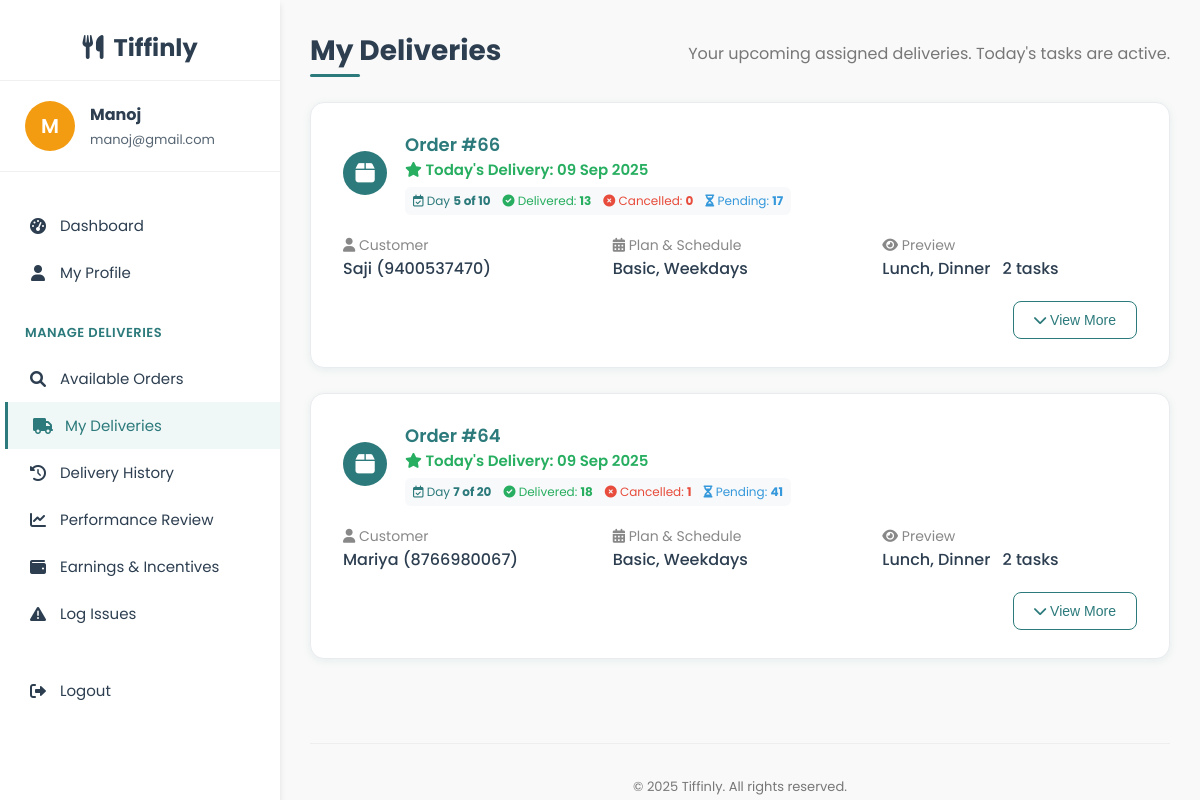
The page /delivery/my_deliveries.php (signed in) on the database its author committed.
### tables this page shows
CREATE TABLE `users` (
  `user_id` int(11) NOT NULL,
  `name` varchar(100) NOT NULL,
  `email` varchar(100) NOT NULL,
  `password` varchar(255) NOT NULL,
  `phone` varchar(15) DEFAULT NULL,
  `role` enum('user','admin','delivery') DEFAULT 'user',
  `created_at` timestamp NOT NULL DEFAULT current_timestamp(),
  `security_question` varchar(255) NOT NULL,
  `security_answer` varchar(255) NOT NULL
);

CREATE TABLE `delivery_assignments` (
  `assignment_id` int(11) NOT NULL,
  `subscription_id` int(11) NOT NULL,
  `delivery_date` date NOT NULL,
  `partner_id` int(11) NOT NULL,
  `assigned_at` timestamp NOT NULL DEFAULT current_timestamp(),
  `status` enum('pending','out_for_delivery','delivered','cancelled') NOT NULL DEFAULT 'pending',
  `meal_type` varchar(20) NOT NULL,
  `meal_id` int(11) DEFAULT NULL,
  `payment_id` int(11) DEFAULT NULL,
  `payment_status` enum('unpaid','paid') NOT NULL DEFAULT 'unpaid'
);

CREATE TABLE `subscriptions` (
  `subscription_id` int(11) NOT NULL,
  `user_id` int(11) DEFAULT NULL,
  `plan_id` int(11) DEFAULT NULL,
  `dietary_preference` varchar(20) DEFAULT NULL,
  `start_date` date NOT NULL,
  `end_date` date NOT NULL,
  `schedule` enum('Weekdays','Extended','Full Week') NOT NULL,
  `delivery_time` time NOT NULL,
  `total_price` decimal(10,2) NOT NULL,
  `payment_status` enum('paid','unpaid','failed') DEFAULT 'unpaid',
  `status` enum('active','cancelled','pending') DEFAULT 'pending',
  `created_at` timestamp NOT NULL DEFAULT current_timestamp()
);

CREATE TABLE `meal_plans` (
  `plan_id` int(11) NOT NULL,
  `plan_name` varchar(50) NOT NULL,
  `description` text DEFAULT NULL,
  `plan_type` enum('basic','premium') NOT NULL,
  `is_active` tinyint(1) DEFAULT 1,
  `base_price` decimal(8,2) NOT NULL
);

### delivery/my_deliveries.php (the view, shortened to what this page needs)
<?php
$db = new mysqli('localhost', 'root', '', 'tiffinly');
$user_id = $_SESSION['user_id'];
$user_query = $db->prepare("SELECT name, email FROM users WHERE user_id = ?");
$user_query->bind_param("i", $user_id);
$user_query->execute();
$user_result = $user_query->get_result();
$user = $user_result->fetch_assoc();
function normalize_schedule($schedule) {
    $s = strtolower(trim((string)$schedule));
    $map = [
        'daily' => 'daily', 'everyday' => 'daily', 'all' => 'daily', 'all days' => 'daily', 'fullweek' => 'daily', 'full week' => 'daily', 'extended' => 'daily',
        'weekday' => 'weekdays', 'weekdays' => 'weekdays', 'mon-fri' => 'weekdays', 'mon to fri' => 'weekdays',
        'weekend' => 'weekends', 'weekends' => 'weekends', 'sat-sun' => 'weekends', 'sat & sun' => 'weekends'
    ];
    return $map[$s] ?? 'daily';
}
function count_total_delivery_days($start_date, $end_date, $schedule) {
    try {
        $start = new DateTime($start_date);
        $end = new DateTime($end_date);
    } catch (Exception $e) {
        return 0;
    }
    $norm = normalize_schedule($schedule);
    $count = 0;
    $cursor = clone $start;
    while ($cursor <= $end) {
        $dow = (int)$cursor->format('N');
        $ok = ($norm === 'daily') || ($norm === 'weekdays' && $dow >= 1 && $dow <= 5) || ($norm === 'weekends' && $dow >= 6);
        if ($ok) $count++;
        $cursor->modify('+1 day');
    }
    return $count;
}
function count_eligible_days_until($start_date, $end_date, $schedule, $reference = null) {
    try {
        $start = new DateTime($start_date);
        $end = new DateTime($end_date);
        $ref = $reference ? new DateTime($reference) : new DateTime('today');
    } catch (Exception $e) {
        return 0;
    }
    $norm = normalize_schedule($schedule);
    $count = 0;
    $cursor = clone $start;
    while ($cursor <= $ref) {
        $dow = (int)$cursor->format('N');
        $ok = ($norm === 'daily') || ($norm === 'weekdays' && $dow >= 1 && $dow <= 5) || ($norm === 'weekends' && $dow >= 6);
        if ($ok) $count++;
        $cursor->modify('+1 day');
    }
    return $count;
}
$today = date('Y-m-d');
$sql = "
    SELECT DISTINCT
        da.assignment_id,
        s.subscription_id, s.start_date, s.end_date, s.schedule, s.plan_id, s.dietary_preference,
        u.name as user_name, u.phone, u.user_id,
        mp.plan_name,
        da.meal_type,
        da.delivery_date,
        da.status as delivery_status,
        dp.time_slot,
        a.line1, a.line2, a.city, a.state, a.pincode, a.landmark, a.address_type,
        COALESCE(sm.meal_name, m.meal_name) as meal_name
    FROM delivery_assignments da
    JOIN subscriptions s ON da.subscription_id = s.subscription_id
    JOIN users u ON s.user_id = u.user_id
    JOIN meal_plans mp ON s.plan_id = mp.plan_id
    LEFT JOIN meals m ON da.meal_id = m.meal_id
    LEFT JOIN subscription_meals sm ON da.subscription_id = sm.subscription_id AND UPPER(DAYNAME(da.delivery_date)) = sm.day_of_week AND da.meal_type = sm.meal_type
    LEFT JOIN delivery_preferences dp ON s.user_id = dp.user_id AND LOWER(da.meal_type) = LOWER(dp.meal_type)
    LEFT JOIN addresses a ON dp.address_id = a.address_id
    WHERE da.partner_id = {$user_id}
      AND da.delivery_date >= '{$today}'
      AND da.status IN ('pending','out_for_delivery')
      AND UPPER(TRIM(s.status)) IN ('ACTIVE','ACTIVATED')
      AND UPPER(TRIM(s.payment_status)) IN ('PAID','COMPLETED','SUCCESS')
";
$sql .= "
    ORDER BY da.assignment_id DESC, FIELD(da.meal_type, 'Breakfast', 'Lunch', 'Dinner')
";
$deliveries_query = $db->query($sql);
$grouped_deliveries = [];
if ($deliveries_query) {
    while ($row = $deliveries_query->fetch_assoc()) {
        $sid = $row['subscription_id'];
        if (!isset($grouped_deliveries[$sid])) {
            $grouped_deliveries[$sid] = [
                'details' => $row,
                'meals' => []
            ];
        }
        $grouped_deliveries[$sid]['meals'][] = $row;
    }
}
$subscription_ids = array_keys($grouped_deliveries);
$delivery_counts = [];
if (!empty($subscription_ids)) {
    $ids_string = implode(',', $subscription_ids);
    $count_query = $db->query("
        SELECT
            subscription_id,
            SUM(CASE WHEN status IN ('delivered', 'completed') THEN 1 ELSE 0 END) as delivered_count,
            SUM(CASE WHEN status = 'cancelled' THEN 1 ELSE 0 END) as cancelled_count
        FROM delivery_assignments
        WHERE subscription_id IN ($ids_string)
        GROUP BY subscription_id
    ");
    if ($count_query) {
        while ($row = $count_query->fetch_assoc()) {
            $delivery_counts[$row['subscription_id']] = [
                'delivered' => (int)$row['delivered_count'],
                'cancelled' => (int)$row['cancelled_count']
            ];
        }
    }
}
$deliveries_to_display = [];
foreach ($grouped_deliveries as $sub_id => $data) {
    $next_delivery_date_for_sub = null;
    foreach ($data['meals'] as $meal) {
        $delivery_date = $meal['delivery_date'];
        if ($next_delivery_date_for_sub === null || $delivery_date < $next_delivery_date_for_sub) {
            $next_delivery_date_for_sub = $delivery_date;
        }
    }
    if ($next_delivery_date_for_sub !== null) {
        $filtered_meals = array_filter($data['meals'], function($meal) use ($next_delivery_date_for_sub) {
            return $meal['delivery_date'] === $next_delivery_date_for_sub;
        });
        if (!empty($filtered_meals)) {
            $display_data = $data;
            $display_data['meals'] = array_values($filtered_meals);
            $display_data['display_date'] = $next_delivery_date_for_sub;
            $deliveries_to_display[$sub_id] = $display_data;
        }
    }
}
?>
<!DOCTYPE html>
<html lang="en">
<head>
    <link rel="stylesheet" href="https://cdnjs.cloudflare.com/ajax/libs/font-awesome/6.0.0-beta3/css/all.min.css">
    <link rel="stylesheet" href="../user/user_css/profile_style.css">
</head>
<body>
<div class="dashboard-container">
    <div class="sidebar">
        <div class="sidebar-header"><i class="fas fa-utensils"></i>&nbsp Tiffinly</div>
        <div class="admin-profile">
            <div class="admin-avatar"><?php echo strtoupper(substr($user['name'], 0, 1)); ?></div>
            <div class="admin-info">
                <h4><?php echo htmlspecialchars($user['name']); ?></h4>
                <p><?php echo htmlspecialchars($user['email']); ?></p>
            </div>
        </div>
        <div class="sidebar-menu">
            <a href="partner_dashboard.php" class="menu-item"><i class="fas fa-tachometer-alt"></i> Dashboard</a>
            <a href="partner_profile.php" class="menu-item"><i class="fas fa-user"></i> My Profile</a>
            <div class="menu-category">Manage Deliveries</div>
            <a href="available_orders.php" class="menu-item"><i class="fas fa-search"></i> Available Orders</a>
            <a href="my_deliveries.php" class="menu-item active"><i class="fas fa-truck"></i> My Deliveries</a>
            <a href="delivery_history.php" class="menu-item"><i class="fas fa-history"></i> Delivery History</a>
            <a href="performance_review.php" class="menu-item"><i class="fas fa-chart-line"></i> Performance Review</a>
            <a href="earnings.php" class="menu-item"><i class="fas fa-wallet"></i> Earnings & Incentives</a>
            <a href="log_issues.php" class="menu-item"><i class="fas fa-exclamation-triangle"></i> Log Issues</a>
            <div style="margin-top: 30px;"><a href="../logout.php" class="menu-item"><i class="fas fa-sign-out-alt"></i> Logout</a></div>
        </div>
    </div>
    <div class="main-content">
        <div class="content-wrapper">
            <div class="header">
            <h1>My Deliveries</h1>
            <p>Your upcoming assigned deliveries. Today's tasks are active.</p>
        </div>
        <?php if (empty($deliveries_to_display)): ?>
            <div class="no-deliveries"><i class="fas fa-box-open"></i> You have no assigned deliveries yet.</div>
        <?php else: ?>
            <?php foreach ($deliveries_to_display as $sub_id => $data): ?>
                <div class="delivery-card">
                    <div class="card-header">
                        <div class="icon"><i class="fas fa-box"></i></div>
                        <div>
                            <div class="title">Order #<?php echo $sub_id; ?></div>
                            <?php
                                $display_date_obj = new DateTime($data['display_date']);
                                $is_today_delivery = ($data['display_date'] === $today);
                                if ($is_today_delivery) {
                                    echo '<div style="font-size: 15px; color: #27ae60; font-weight: 600;"><i class="fas fa-star"></i> Today\'s Delivery: ' . $display_date_obj->format('d M Y') . '</div>';
                                } else {
                                    echo '<div style="font-size: 15px; color: #f39c12; font-weight: 600;"><i class="fas fa-arrow-right"></i> Upcoming Delivery: ' . $display_date_obj->format('d M Y') . '</div>';
                                }
                                $total_days = count_total_delivery_days($data['details']['start_date'] ?? null, $data['details']['end_date'] ?? null, $data['details']['schedule'] ?? 'daily');
                                if ($total_days > 0) {
                                    $current_day = count_eligible_days_until($data['details']['start_date'] ?? null, $data['details']['end_date'] ?? null, $data['details']['schedule'] ?? 'daily');
                                    $expected_meals = $total_days * 3;
                                    $sub_id_for_count = $data['details']['subscription_id'];
                                    $delivered_count = $delivery_counts[$sub_id_for_count]['delivered'] ?? 0;
                                    $cancelled_count = $delivery_counts[$sub_id_for_count]['cancelled'] ?? 0;
                                    $pending_meals = $expected_meals - $delivered_count - $cancelled_count;
                                    echo '<div style="font-size: 12px; color: #2C3E50; margin-top: 6px; display: flex; flex-wrap: wrap; gap: 12px; align-items: center; background: #f8f9fa; padding: 5px 8px; border-radius: 6px;">';
                                    echo '  <div style="color:#2C7A7B;"><i class="far fa-calendar-check"></i> Day <strong>' . $current_day . ' of ' . $total_days . '</strong></div>';
                                    echo '  <div style="color:#27ae60;"><i class="fas fa-check-circle"></i> Delivered: <strong>' . $delivered_count . '</strong></div>';
                                    echo '  <div style="color:#e74c3c;"><i class="fas fa-times-circle"></i> Cancelled: <strong>' . $cancelled_count . '</strong></div>';
                                    echo '  <div style="color:#3498db;"><i class="fas fa-hourglass-half"></i> Pending: <strong>' . max(0, $pending_meals) . '</strong></div>';
                                    echo '</div>';
                                }
                            ?>
                        </div>
                    </div>
                    <?php
                        $desired = ['Breakfast','Lunch','Dinner'];
                        $seen = [];
                        foreach ($data['meals'] as $m) {
                            $t = ucfirst(strtolower((string)$m['meal_type']));
                            if (in_array($t, $desired, true)) { $seen[$t] = true; }
                        }
                        $types = array_values(array_filter($desired, fn($t) => isset($seen[$t])));
                        $taskCount = count($data['meals']);
                    ?>
                    <div class="info-grid">
                        <div class="info-item">
                            <div class="label"><i class="fas fa-user"></i> Customer</div>
                            <div class="value"><?php echo htmlspecialchars($data['details']['user_name']); ?> (<?php echo htmlspecialchars($data['details']['phone']); ?>)</div>
                        </div>
                        <div class="info-item">
                            <div class="label"><i class="fas fa-calendar-alt"></i> Plan & Schedule</div>
                            <div class="value"><?php echo htmlspecialchars($data['details']['plan_name']); ?>, <?php echo htmlspecialchars($data['details']['schedule']); ?></div>
                        </div>
                        <div class="info-item">
                            <div class="label"><i class="fas fa-eye"></i> Preview</div>
                            <div class="value">
                                <?php echo htmlspecialchars(implode(', ', $types)); ?>
                                <span class="badge" style="margin-left:8px;"><?php echo (int)$taskCount; ?> task<?php echo $taskCount==1?'':'s'; ?></span>
                            </div>
                        </div>
                    </div>
                    <div class="card-footer" style="display:flex; justify-content:flex-end; gap:8px; margin-top:10px;">
                        <button class="btn btn-outline toggle-details" data-target="details-<?php echo (int)$sub_id; ?>" aria-expanded="false">
                            <i class="fas fa-chevron-down"></i> View More
                        </button>
                    </div>
                </div>
            <?php endforeach; ?>
        <?php endif; ?>
        </div>
        <footer>
            <p>&copy; <?php echo date('Y'); ?> Tiffinly. All rights reserved.</p>
        </footer>
    </div>
</div>
</body>
</html>

### rows shown on the page
users: name "M", name "Manoj", email "manoj@gmail.com"
delivery_assignments: sub_id "66", format "09 Sep 2025", subscription.schedule "5", subscription.schedule "10", subscription.subscription_id "13", subscription.subscription_id "0", subscription.subscription_id "17", users.name "Saji", users.phone "9400537470", meal_plans.plan_name "Basic", subscription.schedule "Weekdays", taskCount "2"
delivery_assignments: meal_type "Lunch, Dinner"
delivery_assignments: sub_id "64", format "09 Sep 2025", subscription.schedule "7", subscription.schedule "20", subscription.subscription_id "18", subscription.subscription_id "1", subscription.subscription_id "41", users.name "Mariya", users.phone "8766980067", meal_plans.plan_name "Basic", subscription.schedule "Weekdays", taskCount "2"
delivery_assignments: meal_type "Lunch, Dinner"
